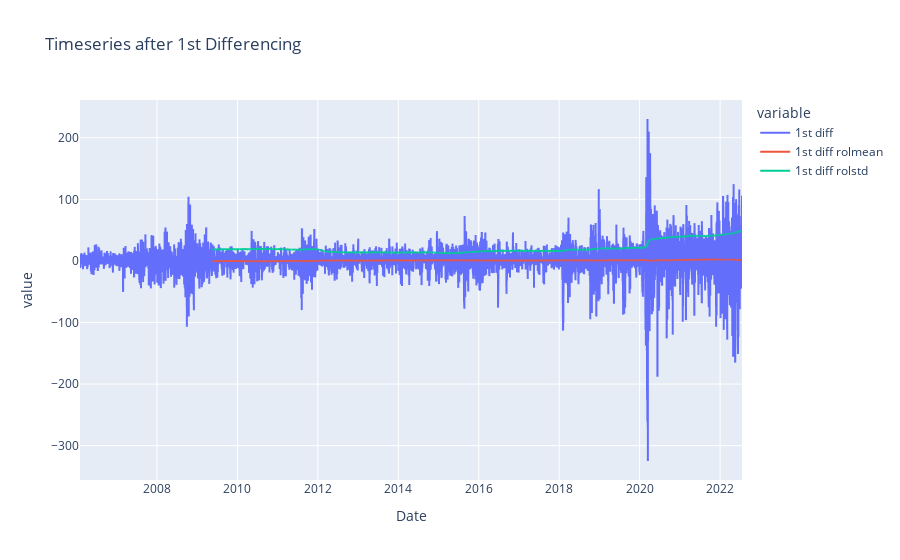

Write notebook code for a chart like this one.
### Code cell
fig = px.line(df, y=["1st diff", "1st diff rolmean", "1st diff rolstd"], title="Timeseries after 1st Differencing")
fig.show()

### Figure 1 — Plotly figure (JSON) as saved in the notebook; plotly's stock layout.template omitted (floating-point values rounded to 4 significant figures; data arrays with more than 128 entries replaced by an {"elided": "..."} marker saying what was removed)
{"data": [{"hovertemplate": "variable=1st diff<br>Date=%{x}<br>value=%{y}<extra></extra>", "legendgroup": "1st diff", "line": {"color": "#636efa", "dash": "solid"}, "marker": {"symbol": "circle"}, "mode": "lines", "name": "1st diff", "showlegend": true, "type": "scattergl", "x": {"elided": "4144 str values"}, "xaxis": "x", "y": {"elided": "4144 float values"}, "yaxis": "y"}, {"hovertemplate": "variable=1st diff rolmean<br>Date=%{x}<br>value=%{y}<extra></extra>", "legendgroup": "1st diff rolmean", "line": {"color": "#EF553B", "dash": "solid"}, "marker": {"symbol": "circle"}, "mode": "lines", "name": "1st diff rolmean", "showlegend": true, "type": "scattergl", "x": {"elided": "4144 str values"}, "xaxis": "x", "y": {"elided": "4144 float values"}, "yaxis": "y"}, {"hovertemplate": "variable=1st diff rolstd<br>Date=%{x}<br>value=%{y}<extra></extra>", "legendgroup": "1st diff rolstd", "line": {"color": "#00cc96", "dash": "solid"}, "marker": {"symbol": "circle"}, "mode": "lines", "name": "1st diff rolstd", "showlegend": true, "type": "scattergl", "x": {"elided": "4144 str values"}, "xaxis": "x", "y": {"elided": "4144 float values"}, "yaxis": "y"}], "layout": {"legend": {"title": {"text": "variable"}, "tracegroupgap": 0}, "title": {"text": "Timeseries after 1st Differencing"}, "xaxis": {"anchor": "y", "domain": [0, 1], "title": {"text": "Date"}}, "yaxis": {"anchor": "x", "domain": [0, 1], "title": {"text": "value"}}}}
